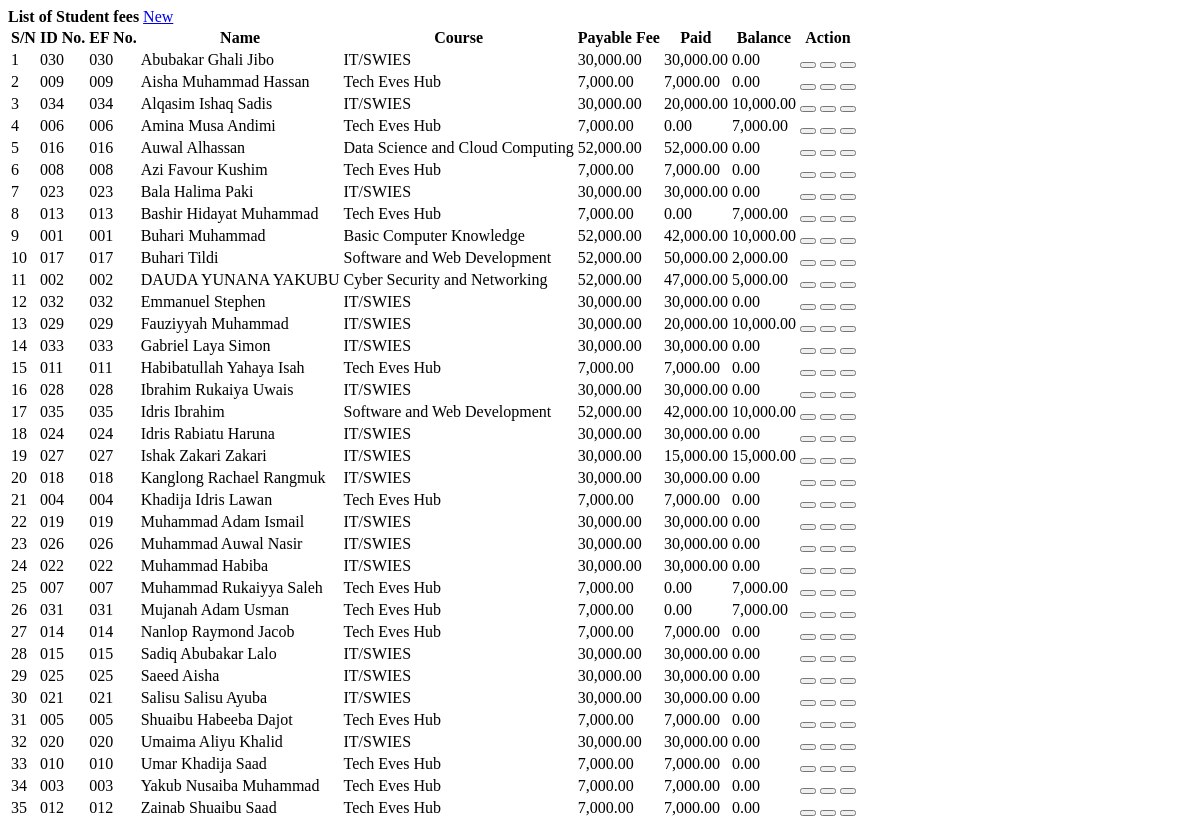
/fees.php, run on the app's committed database.
### tables this page shows
CREATE TABLE `student_ef_list` (
  `id` int(30) NOT NULL,
  `student_id` int(30) NOT NULL,
  `ef_no` varchar(200) NOT NULL,
  `course_id` int(30) NOT NULL,
  `total_fee` float NOT NULL,
  `date_created` datetime NOT NULL DEFAULT current_timestamp()
);

CREATE TABLE `student` (
  `id` int(30) NOT NULL,
  `id_no` varchar(100) NOT NULL,
  `name` text NOT NULL,
  `contact` varchar(100) NOT NULL,
  `address` text NOT NULL,
  `email` varchar(200) NOT NULL,
  `date_created` datetime NOT NULL DEFAULT current_timestamp()
);

CREATE TABLE `courses` (
  `id` int(30) NOT NULL,
  `course` varchar(100) NOT NULL,
  `description` text NOT NULL,
  `level` varchar(150) NOT NULL,
  `total_amount` float NOT NULL,
  `date_created` datetime NOT NULL DEFAULT current_timestamp()
);

### fees.php (the view, shortened to what this page needs)
<?php include('db_connect.php');?>
<div class="container-fluid">
	<div class="col-lg-12">
		<div class="row">
			<div class="col-md-12">
				<div class="card">
					<div class="card-header">
						<b>List of Student fees </b>
						<span class="float:right"><a class="btn btn-primary col-sm-6 col-md-2 float-right" href="javascript:void(0)" id="new_fees">
					<i class="fa fa-plus"></i> New
				</a></span>
					</div>
					<div class="card-body">
						<table class="table table-condensed table-bordered table-hover">
							<thead>
								<tr>
									<th class="text-center">S/N</th>
									<th class="">ID No.</th>
									<th class="">EF No.</th>
									<th class="">Name</th>
									<th class="">Course</th>
									<th class="">Payable Fee</th>
									<th class="">Paid</th>
									<th class="">Balance</th>
									<th class="text-center">Action</th>
								</tr>
							</thead>
							<tbody>
								<?php
								$i = 1;
								$fees = $conn->query("SELECT ef.*, s.name AS sname, s.id_no, c.course AS course_name
								FROM student_ef_list ef
								INNER JOIN student s ON s.id = ef.student_id
								INNER JOIN courses c ON c.id = ef.course_id
								ORDER BY s.name ASC
								");
								while($row=$fees->fetch_assoc()):
									$paid = $conn->query("SELECT sum(amount) as paid FROM payments where ef_id=".$row['id']);
									$paid = $paid->num_rows > 0 ? $paid->fetch_array()['paid']:'';
									$balance = $row['total_fee'] - $paid;
								?>
								<tr>
									<td class="text-center"><?php echo $i++ ?></td>
									<td>
										<p> <?php echo $row['id_no'] ?></p>
									</td>
									<td>
										<p> <?php echo $row['ef_no'] ?></p>
									</td>
									<td>
										<p> <?php echo ucwords($row['sname']) ?></p>
									</td>
									<td>
										<p> <?php echo $row['course_name'] ?></p>
									</td>
									<td class="text-right">
										<p><?php echo number_format($row['total_fee'],2) ?></p>
									</td>
									<td class="text-right">
										<p><?php echo number_format($paid,2) ?></p>
									<td class="text-right">
										<p><?php echo number_format($balance,2) ?></p>
									</td>
									<td class="text-center">
										<button class="btn btn-primary view_payment" type="button" data-id="<?php echo $row['id'] ?>"><i class="fa fa-eye"></i></button>
										<button class="btn btn-info edit_fees" type="button" data-id="<?php echo $row['id'] ?>" ><i class="fa fa-edit"></i></button>
										<button class="btn btn-danger delete_fees" type="button" data-id="<?php echo $row['id'] ?>"><i class="fa fa-trash-alt"></i></button>
									</td>
								</tr>
								<?php endwhile; ?>
							</tbody>
						</table>
					</div>
				</div>
			</div>
		</div>
	</div>
</div>

### fees.php (style rules this page uses)
td { vertical-align: middle !important; }
td p { margin: unset }

### data on the page
student_ef_list: student.id_no "030", ef_no "030", student.name "Abubakar Ghali Jibo", course.course "IT/SWIES", total_fee "30,000.00", paid "30,000.00", balance "0.00"
student_ef_list: student.id_no "009", ef_no "009", student.name "Aisha Muhammad Hassan", course.course "Tech Eves Hub", total_fee "7,000.00", paid "7,000.00", balance "0.00"
student_ef_list: student.id_no "034", ef_no "034", student.name "Alqasim Ishaq Sadis", course.course "IT/SWIES", total_fee "30,000.00", paid "20,000.00", balance "10,000.00"
student_ef_list: student.id_no "006", ef_no "006", student.name "Amina Musa Andimi", course.course "Tech Eves Hub", total_fee "7,000.00", paid "0.00"
student_ef_list: student.id_no "016", ef_no "016", student.name "Auwal Alhassan", course.course "Data Science and Cloud Computing", total_fee "52,000.00", paid "52,000.00", balance "0.00"
student_ef_list: student.id_no "008", ef_no "008", student.name "Azi Favour Kushim", course.course "Tech Eves Hub", total_fee "7,000.00", paid "7,000.00", balance "0.00"
student_ef_list: student.id_no "023", ef_no "023", student.name "Bala Halima Paki", course.course "IT/SWIES", total_fee "30,000.00", paid "30,000.00", balance "0.00"
student_ef_list: student.id_no "013", ef_no "013", student.name "Bashir Hidayat Muhammad", course.course "Tech Eves Hub", total_fee "7,000.00", paid "0.00"
student_ef_list: student.id_no "001", ef_no "001", student.name "Buhari Muhammad", course.course "Basic Computer Knowledge", total_fee "52,000.00", paid "42,000.00", balance "10,000.00"
student_ef_list: student.id_no "017", ef_no "017", student.name "Buhari Tildi", course.course "Software and Web Development", total_fee "52,000.00", paid "50,000.00", balance "2,000.00"
student_ef_list: student.id_no "002", ef_no "002", student.name "DAUDA YUNANA YAKUBU", course.course "Cyber Security and Networking", total_fee "52,000.00", paid "47,000.00", balance "5,000.00"
student_ef_list: student.id_no "032", ef_no "032", student.name "Emmanuel Stephen", course.course "IT/SWIES", total_fee "30,000.00", paid "30,000.00", balance "0.00"
student_ef_list: student.id_no "029", ef_no "029", student.name "Fauziyyah Muhammad", course.course "IT/SWIES", total_fee "30,000.00", paid "20,000.00", balance "10,000.00"
student_ef_list: student.id_no "033", ef_no "033", student.name "Gabriel Laya Simon", course.course "IT/SWIES", total_fee "30,000.00", paid "30,000.00", balance "0.00"
student_ef_list: student.id_no "011", ef_no "011", student.name "Habibatullah Yahaya Isah", course.course "Tech Eves Hub", total_fee "7,000.00", paid "7,000.00", balance "0.00"
student_ef_list: student.id_no "028", ef_no "028", student.name "Ibrahim Rukaiya Uwais", course.course "IT/SWIES", total_fee "30,000.00", paid "30,000.00", balance "0.00"
student_ef_list: student.id_no "035", ef_no "035", student.name "Idris Ibrahim", course.course "Software and Web Development", total_fee "52,000.00", paid "42,000.00", balance "10,000.00"
student_ef_list: student.id_no "024", ef_no "024", student.name "Idris Rabiatu Haruna", course.course "IT/SWIES", total_fee "30,000.00", paid "30,000.00", balance "0.00"
student_ef_list: student.id_no "027", ef_no "027", student.name "Ishak Zakari Zakari", course.course "IT/SWIES", total_fee "30,000.00", paid "15,000.00", balance "15,000.00"
student_ef_list: student.id_no "018", ef_no "018", student.name "Kanglong Rachael Rangmuk", course.course "IT/SWIES", total_fee "30,000.00", paid "30,000.00", balance "0.00"
student_ef_list: student.id_no "004", ef_no "004", student.name "Khadija Idris Lawan", course.course "Tech Eves Hub", total_fee "7,000.00", paid "7,000.00", balance "0.00"
student_ef_list: student.id_no "019", ef_no "019", student.name "Muhammad Adam Ismail", course.course "IT/SWIES", total_fee "30,000.00", paid "30,000.00", balance "0.00"
student_ef_list: student.id_no "026", ef_no "026", student.name "Muhammad Auwal Nasir", course.course "IT/SWIES", total_fee "30,000.00", paid "30,000.00", balance "0.00"
student_ef_list: student.id_no "022", ef_no "022", student.name "Muhammad Habiba", course.course "IT/SWIES", total_fee "30,000.00", paid "30,000.00", balance "0.00"
student_ef_list: student.id_no "007", ef_no "007", student.name "Muhammad Rukaiyya Saleh", course.course "Tech Eves Hub", total_fee "7,000.00", paid "0.00"
student_ef_list: student.id_no "031", ef_no "031", student.name "Mujanah Adam Usman", course.course "Tech Eves Hub", total_fee "7,000.00", paid "0.00"
student_ef_list: student.id_no "014", ef_no "014", student.name "Nanlop Raymond Jacob", course.course "Tech Eves Hub", total_fee "7,000.00", paid "7,000.00", balance "0.00"
student_ef_list: student.id_no "015", ef_no "015", student.name "Sadiq Abubakar Lalo", course.course "IT/SWIES", total_fee "30,000.00", paid "30,000.00", balance "0.00"
student_ef_list: student.id_no "025", ef_no "025", student.name "Saeed Aisha", course.course "IT/SWIES", total_fee "30,000.00", paid "30,000.00", balance "0.00"
student_ef_list: student.id_no "021", ef_no "021", student.name "Salisu Salisu Ayuba", course.course "IT/SWIES", total_fee "30,000.00", paid "30,000.00", balance "0.00"
student_ef_list: student.id_no "005", ef_no "005", student.name "Shuaibu Habeeba Dajot", course.course "Tech Eves Hub", total_fee "7,000.00", paid "7,000.00", balance "0.00"
student_ef_list: student.id_no "020", ef_no "020", student.name "Umaima Aliyu Khalid", course.course "IT/SWIES", total_fee "30,000.00", paid "30,000.00", balance "0.00"
student_ef_list: student.id_no "010", ef_no "010", student.name "Umar Khadija Saad", course.course "Tech Eves Hub", total_fee "7,000.00", paid "7,000.00", balance "0.00"
student_ef_list: student.id_no "003", ef_no "003", student.name "Yakub Nusaiba Muhammad", course.course "Tech Eves Hub", total_fee "7,000.00", paid "7,000.00", balance "0.00"
student_ef_list: student.id_no "012", ef_no "012", student.name "Zainab Shuaibu Saad", course.course "Tech Eves Hub", total_fee "7,000.00", paid "7,000.00", balance "0.00"
